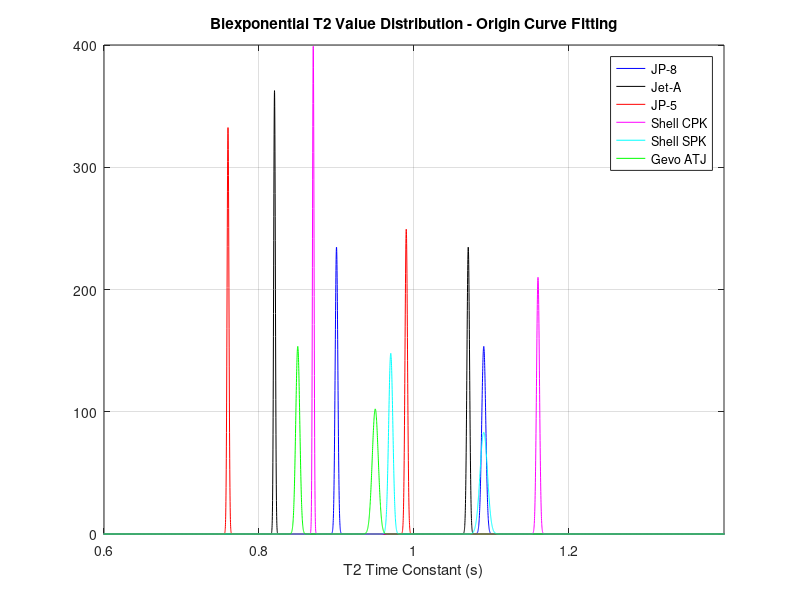

This figure's MATLAB source:
clc
clear all

t2 = 0:0.0001:2;

name1 = 'JP-8';
sd1 = 0.0017;
u1 = 0.90;
sd11 = 0.0026;
u11 = 1.09;
n1 = normpdf(t2,u1,sd1) + normpdf(t2,u11,sd11);

name2 = 'Jet-A';
sd2 = 0.0011;
u2 = 0.82;
sd21 = 0.0017;
u21 = 1.07;
n2 = normpdf(t2,u2,sd2) + normpdf(t2,u21,sd21);

name3 = 'JP-5';
sd3 = 0.0012;
u3 = 0.76;
sd31 = 0.0016;
u31 = 0.99;
n3 = normpdf(t2,u3,sd3) + normpdf(t2,u31,sd31);

name4 = 'Shell CPK';
sd4 = 0.001;
u4 = 0.87;
sd41 = 0.0019;
u41 = 1.16;
n4 = normpdf(t2,u4,sd4) + normpdf(t2,u41,sd41);

name5 = 'Shell SPK';
sd5 = 0.0027;
u5 = 0.97;
sd51 = 0.0048;
u51 = 1.09;
n5 = normpdf(t2,u5,sd5) + normpdf(t2,u51,sd51);

name6 = 'Gevo ATJ'; 
sd6 = 0.0026;
u6 = 0.85;
sd61 = 0.0039;
u61 = 0.95;
n6 = normpdf(t2,u6,sd6) + normpdf(t2,u61,sd61);

name7 = 'n-Octane'; 
sd7 = 0.0015;
u7 = 0.94;
sd71 = 0.0022;
u71 = 1.16;
n7 = normpdf(t2,u7,sd7) + normpdf(t2,u71,sd71);

plot(t2,n1,'b',t2,n2,'k',t2,n3,'r',t2,n4,'m',t2,n5,'c',t2,n6,'g')
grid
axis([0.6 1.4 0 400])
legend(name1,name2,name3,name4,name5,name6)
title('Biexponential T2 Value Distribution - Origin Curve Fitting')
xlabel('T2 Time Constant (s)')

narr = zeros(size(n1,2),7);
narr(:,1) = t2';
narr(:,2) = n1';
narr(:,3) = n2';
narr(:,4) = n3';
narr(:,5) = n4';
narr(:,6) = n5';
narr(:,7) = n6';



